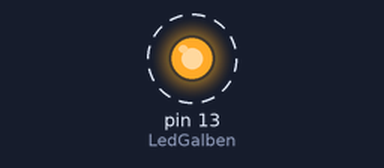
Recording of a sketch running on a simulated Arduino Uno, built with avr-gcc and run on an emulated ATmega328P. Shown: output pins drawn as LEDs (lit = HIGH). Dashed ring = blinking.

Above: at 0.2 s.
Timing chart, 0 to 3.0 s (numbered marks = the images above):
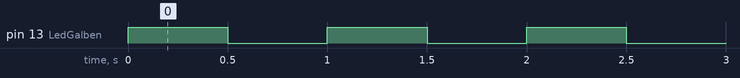

Measured:
- by itself, pin 13 (LedGalben): alternates HIGH for 0.50 s and LOW for 0.50 s

The sketch:

ap1.ino
```cpp
int LedGalben = 13;
void setup() {
  pinMode(LedGalben, OUTPUT);

}

void loop() {
  digitalWrite(LedGalben, HIGH);

  delay(500);

  digitalWrite(LedGalben, LOW);

  delay(500);

}
```
